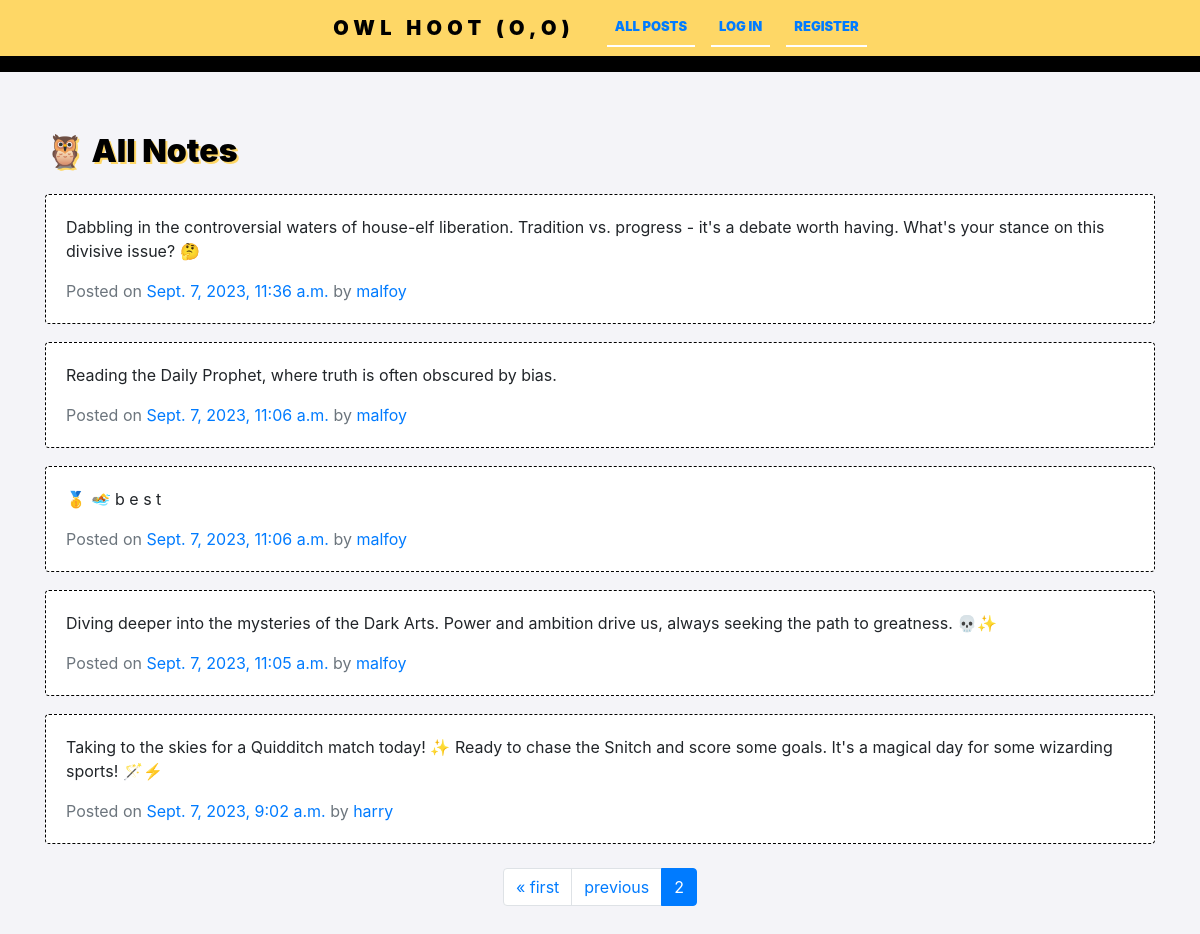
Screenshot of /?page=2 with the database file from the repository.
### network/models.py (models this page shows, shortened)
class Note(models.Model):
    note_id = models.AutoField(primary_key=True)
    owner = models.ForeignKey(User, on_delete=models.CASCADE, related_name="user_notes")
    note_content = models.TextField(blank=True, max_length=280)
    created = models.DateTimeField(auto_now_add=True)
    edited = models.TextField(blank=True)
    likers = models.ManyToManyField(User, blank=True, related_name="liked_by")

class User(AbstractUser):
    first_name = models.CharField(max_length=24)
    last_name = models.CharField(max_length=48)
    bio = models.TextField(blank=True, max_length=140)
    emoji = models.CharField(max_length=2, blank=True)
    followers = models.ManyToManyField('self', symmetrical=False, related_name='following')
    def __str__(self):
        return f"{ self.username }"

### network/views.py (the view)
# urls.py: path("", views.index, name="index"),
def index(request):
    notes = Note.objects.all().order_by('-created')
    paginator = Paginator(notes, 10) # Show 10 contacts per page.
    page_number = request.GET.get('page')
    page_obj = paginator.get_page(page_number)
    return render(request, "network/index.html", {
            "page_obj": page_obj,
            "title_notes": "🦉 All Notes"
        })

### network/templates/network/index.html (shortened to what this page needs)
{% extends "network/layout.html" %}
{% block body %}
    {% include 'network/notes.html' %}
{% endblock %}

### network/templates/network/notes.html (shortened to what this page needs)
<div  id="all_posts">
    <h2> {{ title_notes }}  </h2>
    {% for note in page_obj %}
    <div class="card w-100">
        <div class="card-body">
          <p class="card-text" id="note_{{ note.note_id }}" >{{ note.note_content }}</p>
          <p class="card-text text-muted ">Posted on <a href="{% url 'note' note.note_id %}">{{note.created}}</a> by <a href="{% url 'profile' note.owner %}"> {{ note.owner }}</a> </p>
        </div>
    </div>
    {% empty %}
    <div class="card w-100">
        <div class="card-body">
          <h5 class="card-title">There are no notes yet. Why don't you create one?</h5>
        </div>
    </div>
    {% endfor %}
</div>
<nav class="nav nav_pagination" >
  <div class="mx-auto d-block">
    <ul class="pagination">
      {% if page_obj.has_previous %}
        <li class="page-item">
            <a class="page-link" href="?page=1">&laquo; first</a>
        </li>
        <li class="page-item">
          <a class="page-link" href="?page={{ page_obj.previous_page_number }}">previous</a>
        </li>
      {% endif %}
      <li class="page-item active">
        <span class="page-link">{{ page_obj.number }}</span>
      </li>
  </ul>
  </div>
</nav>

### network/static/network/styles.css (style rules this page uses)
body { background-color: #f4f4f8; padding-bottom: 48px; }
#new_post_form h1, #all_posts h2, article h3, .register h2 { color: #000; text-shadow: 2px 2px 0px #fed766; font-weight: 900; margin-bottom: 24px; }
#all_posts { margin-top: 60px; }
#all_posts .card { margin-top: 18px; }
.card { border: #000 1px dashed; }
.nav_pagination { margin-top: 24px; }

### rows the page displays
Note: note_content "Dabbling in the controversial waters of house-elf liberation. Tradition vs. progress - it's a debate worth having. What's your stance on this divisive issue? 🤔", created "Sept. 7, 2023, 11:36 a.m.", owner "malfoy"
Note: note_content "Reading the Daily Prophet, where truth is often obscured by bias.", created "Sept. 7, 2023, 11:06 a.m.", owner "malfoy"
Note: note_content "🥇 🏊 b e s t", created "Sept. 7, 2023, 11:06 a.m.", owner "malfoy"
Note: note_content "Diving deeper into the mysteries of the Dark Arts. Power and ambition drive us, always seeking the path to greatness. 💀✨", created "Sept. 7, 2023, 11:05 a.m.", owner "malfoy"
Note: note_content "Taking to the skies for a Quidditch match today! ✨ Ready to chase the Snitch and score some goals. It's a magical day for some wizarding sports! 🪄⚡️", created "Sept. 7, 2023, 9:02 a.m.", owner "harry"

### other values shown
{{ title_notes }} "🦉 All Notes"
{{ page_obj.number }} "2"
